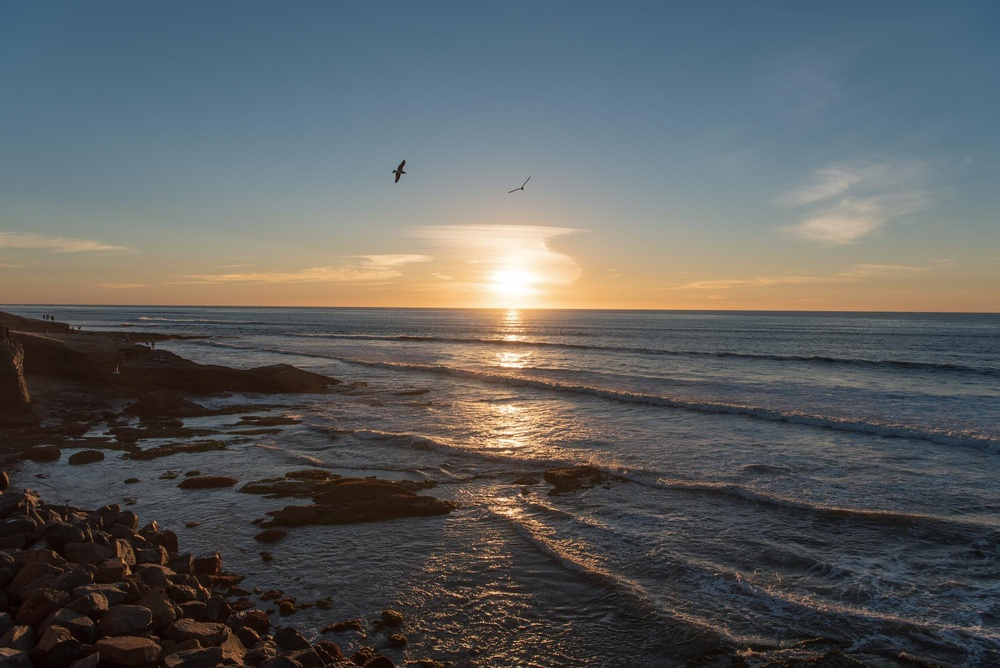
#> input picture test/sunset_edited.jpg, 1000 x 668 px, shrunk from 2000 x 1335 before the run
$ python -i utils.py   (imports and definitions only)
#> lines starting #> are read from the running program, lines starting #| are printed output that depends on the picture
#> further down, picture is the input picture: shape (668, 1000, 3); mean B, G, R 95.3, 95.4, 93.2
"""Helper functions."""
import logging
import platform
import re
import time
from functools import wraps
from pathlib import PurePath
from typing import Sequence, Tuple

import cv2
import matplotlib.pyplot as plt
import numpy as np
import plotille

from pyimgtool.data_structures import Box, Position, Stat

LOG = logging.getLogger(__name__)


class Log:
    """Decorator class to log fn execution time and parameters."""

    # [29 lines left out: functions __init__, __call__, not called in this run]


def get_pkg_root() -> PurePath:
    """Return package root folder."""
    return PurePath(__file__).parent


# [70 lines left out: functions escape_ansi, humanize_bytes, rgba2rgb, bgr2gray, not called in this run]


def equalize_hsv(image):
    """Equalize histogram of image."""
    H, S, V = cv2.split(cv2.cvtColor(image, cv2.COLOR_BGR2HSV))
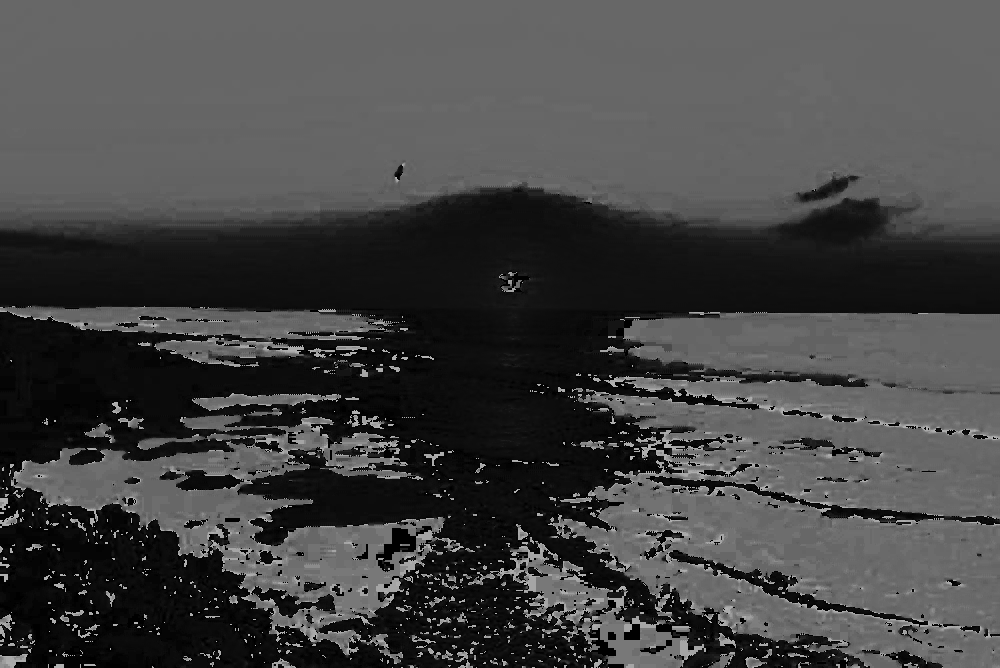
#> H: shape (668, 1000); min 0, max 179, mean 68
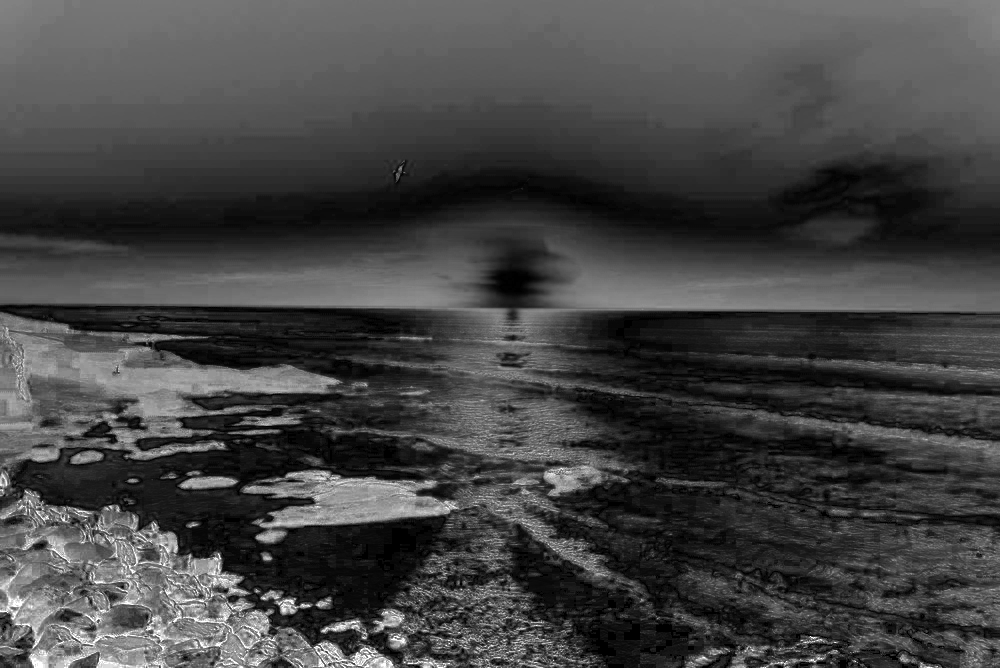
#> S: shape (668, 1000); min 0, max 255, mean 67.7
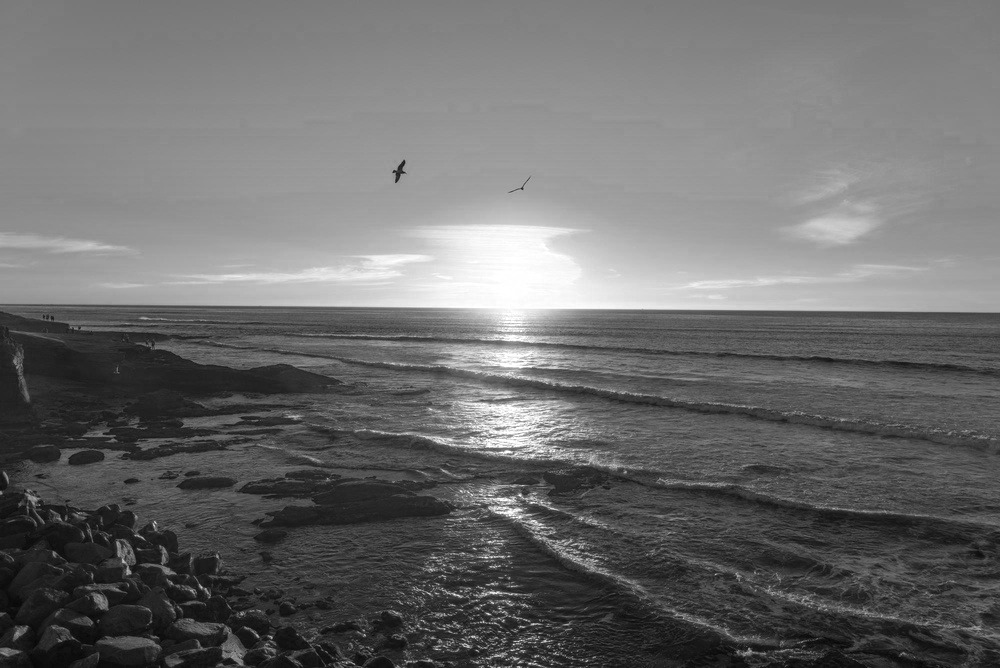
#> V: shape (668, 1000); min 4, max 255, mean 108.6
    eq_V = cv2.equalizeHist(V)
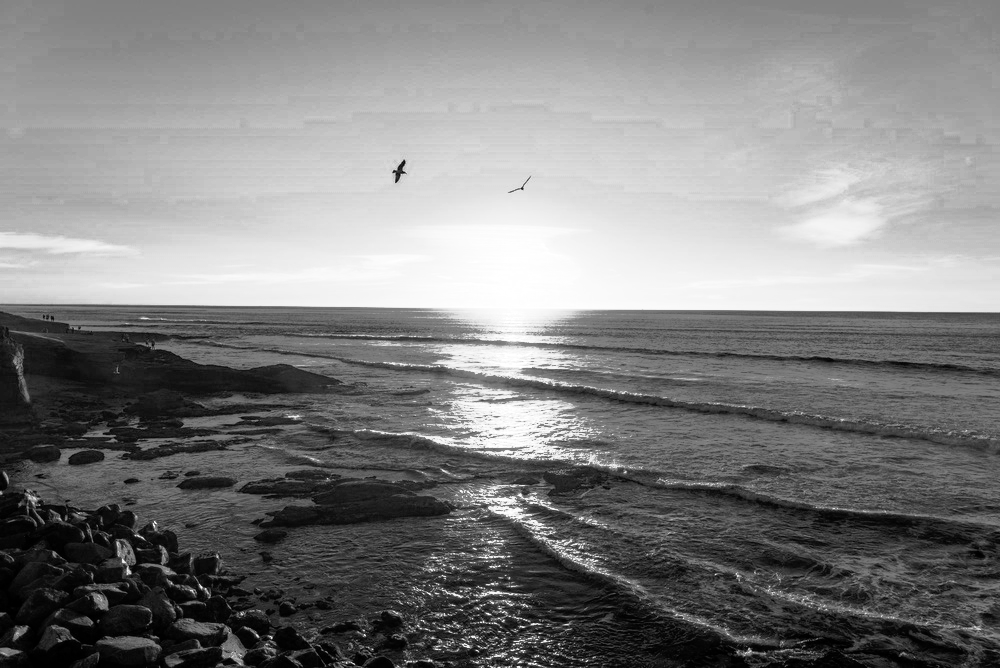
#> eq_V: shape (668, 1000); min 0, max 255, mean 128.4
    eq_image = cv2.cvtColor(cv2.merge([H, S, eq_V]), cv2.COLOR_HSV2BGR)
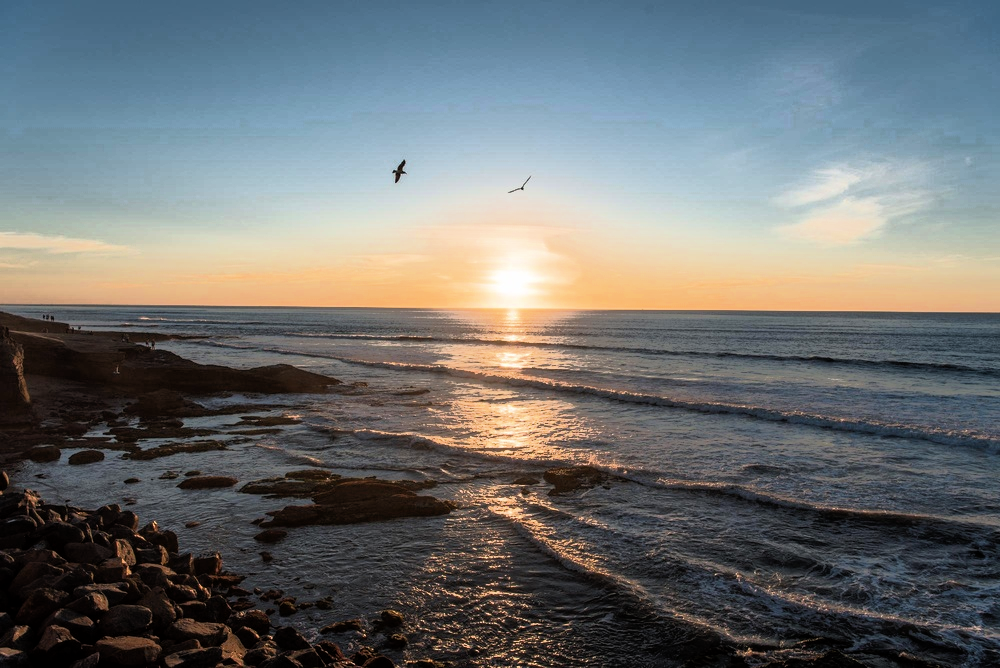
#> eq_image: shape (668, 1000, 3); mean B, G, R 113.3, 113.1, 109.8
    return eq_image


# [180 lines left out: functions show_image_plt, show_image_cv2, show_histogram, show_rgb_histogram, show_position_histograms, np_repr and 1 more, not called in this run]

>>> import cv2
>>> picture = cv2.imread('../test/sunset_edited.jpg')
>>> result = equalize_hsv(picture)
